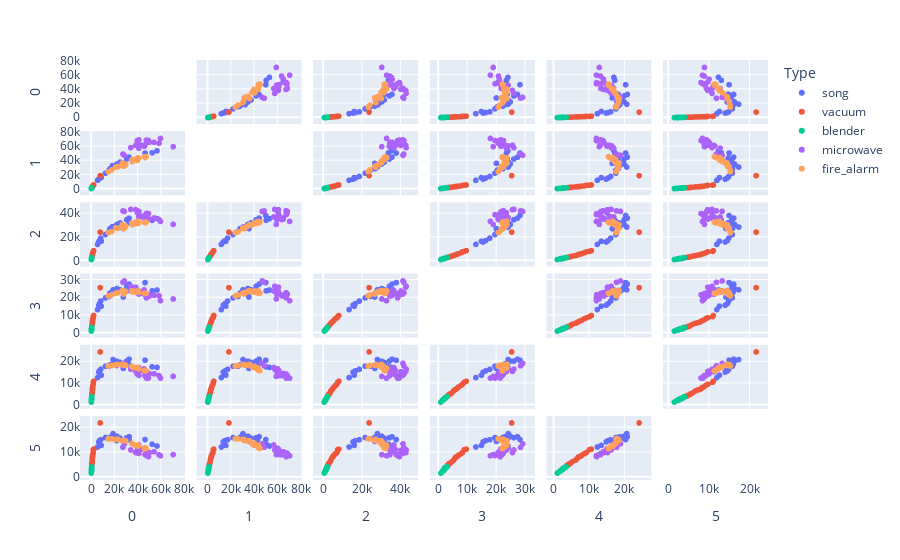

Notebook code cell kept with this figure:
### Code cell
import plotly.express as px

features = [0, 1, 2, 3 ,4 ,5]

fig = px.scatter_matrix(
    df,
    dimensions=features,
    color="Type"
)
fig.update_traces(diagonal_visible=False)
fig.show()

### Figure 1 — Plotly figure (JSON) as saved in the notebook; plotly's stock layout.template omitted (floating-point values rounded to 4 significant figures)
{"data": [{"diagonal": {"visible": false}, "dimensions": [{"axis": {"matches": true}, "label": "0", "values": [7247, 5581, 8738, 6604, 15444, 22306, 22042, 18388, 33018, 16301, 27828, 24990, 12415, 18964, 8235, 46589, 56944, 52735, 30738, 32778]}, {"axis": {"matches": true}, "label": "1", "values": [15304, 12084, 15954, 13714, 26446, 35067, 34830, 32706, 43273, 28262, 35931, 37787, 22182, 30790, 17458, 50470, 53612, 50781, 42087, 44698]}, {"axis": {"matches": true}, "label": "2", "values": [16877, 13606, 16291, 15658, 24724, 30550, 30122, 28652, 32000, 26999, 26982, 31837, 21977, 28329, 18918, 38106, 35520, 34052, 34545, 35896]}, {"axis": {"matches": true}, "label": "3", "values": [16596, 13189, 15128, 15696, 20644, 25133, 23211, 23300, 24018, 22565, 20303, 24401, 19821, 24380, 18023, 28492, 24299, 23802, 26367, 27628]}, {"axis": {"matches": true}, "label": "4", "values": [15642, 12553, 13663, 15057, 17822, 20146, 18124, 18934, 18465, 18465, 16785, 19564, 17831, 20907, 16346, 20571, 17253, 17507, 20178, 21071]}, {"axis": {"matches": true}, "label": "5", "values": [14628, 12036, 12667, 14096, 15369, 16400, 14579, 16108, 14855, 15890, 14286, 15624, 15843, 17433, 14957, 15045, 12433, 13139, 15765, 16195]}], "hovertemplate": "Type=song<br>%{xaxis.title.text}=%{x}<br>%{yaxis.title.text}=%{y}<extra></extra>", "legendgroup": "song", "marker": {"color": "#636efa", "symbol": "circle"}, "name": "song", "showlegend": true, "type": "splom"}, {"diagonal": {"visible": false}, "dimensions": [{"axis": {"matches": true}, "label": "0", "values": [7827, 714, 1820, 377, 810, 1198, 675, 1295, 615, 285, 1054, 1190, 1563, 1015, 1258, 1769, 2167, 725, 596, 624]}, {"axis": {"matches": true}, "label": "1", "values": [18638, 1864, 5204, 1088, 2368, 3237, 1877, 3827, 1705, 746, 2715, 3324, 4220, 2834, 3659, 4906, 5552, 2020, 1542, 1791]}, {"axis": {"matches": true}, "label": "2", "values": [24021, 2886, 7669, 1730, 3711, 5165, 2889, 5813, 2693, 1213, 4139, 4840, 6482, 4494, 5541, 7280, 8265, 3125, 2550, 2851]}, {"axis": {"matches": true}, "label": "3", "values": [25614, 3795, 9151, 2361, 4820, 6541, 3857, 7224, 3572, 1695, 5452, 6146, 8060, 5819, 6940, 8525, 9844, 4164, 3265, 3693]}, {"axis": {"matches": true}, "label": "4", "values": [24424, 4583, 10318, 2851, 5415, 7367, 4554, 8158, 4235, 1954, 6363, 7078, 8905, 6809, 7956, 9431, 10851, 4942, 3951, 4421]}, {"axis": {"matches": true}, "label": "5", "values": [21744, 5263, 10973, 3325, 6029, 8122, 5199, 8759, 4774, 2322, 6728, 7837, 9296, 7313, 8412, 9775, 11170, 5488, 4626, 4960]}], "hovertemplate": "Type=vacuum<br>%{xaxis.title.text}=%{x}<br>%{yaxis.title.text}=%{y}<extra></extra>", "legendgroup": "vacuum", "marker": {"color": "#EF553B", "symbol": "circle"}, "name": "vacuum", "showlegend": true, "type": "splom"}, {"diagonal": {"visible": false}, "dimensions": [{"axis": {"matches": true}, "label": "0", "values": [181, 431, 388, 465, 253, 342, 401, 474, 259, 385, 307, 282, 342, 430, 585, 318, 474, 384, 258, 430]}, {"axis": {"matches": true}, "label": "1", "values": [449, 1207, 1032, 1336, 759, 931, 1185, 1287, 757, 977, 755, 697, 931, 1010, 1699, 875, 1287, 1062, 758, 1249]}, {"axis": {"matches": true}, "label": "2", "values": [744, 1938, 1581, 2174, 1360, 1436, 1817, 1922, 1140, 1580, 1240, 1169, 1436, 1709, 2427, 1339, 1922, 1695, 1266, 1873]}, {"axis": {"matches": true}, "label": "3", "values": [1038, 2416, 2164, 2857, 1701, 1918, 2394, 2576, 1599, 2126, 1712, 1621, 1918, 2128, 3237, 1782, 2576, 2237, 1721, 2567]}, {"axis": {"matches": true}, "label": "4", "values": [1206, 3096, 2724, 3468, 2098, 2240, 2861, 3054, 1935, 2402, 2061, 2036, 2240, 2641, 3731, 2124, 3054, 2708, 1971, 2982]}, {"axis": {"matches": true}, "label": "5", "values": [1524, 3686, 3259, 3946, 2442, 2614, 3154, 3461, 2158, 2710, 2308, 2253, 2614, 2910, 3994, 2366, 3461, 3011, 2274, 3378]}], "hovertemplate": "Type=blender<br>%{xaxis.title.text}=%{x}<br>%{yaxis.title.text}=%{y}<extra></extra>", "legendgroup": "blender", "marker": {"color": "#00cc96", "symbol": "circle"}, "name": "blender", "showlegend": true, "type": "splom"}, {"diagonal": {"visible": false}, "dimensions": [{"axis": {"matches": true}, "label": "0", "values": [41181, 28702, 45825, 58688, 46059, 70912, 43169, 54400, 39920, 50362, 59967, 41297, 34257, 46579, 47753, 39832, 27522, 47831, 38548, 49582]}, {"axis": {"matches": true}, "label": "1", "values": [57333, 47355, 60634, 64126, 59977, 59470, 61551, 65560, 61124, 65585, 71063, 69037, 58149, 61997, 68725, 67965, 49075, 68094, 61371, 68141]}, {"axis": {"matches": true}, "label": "2", "values": [36925, 41628, 36503, 34729, 34501, 30610, 37656, 36018, 40545, 35094, 33089, 41524, 43280, 38050, 39879, 42164, 42020, 38841, 43078, 39793]}, {"axis": {"matches": true}, "label": "3", "values": [23762, 29424, 24366, 21043, 21875, 19212, 22436, 21320, 23722, 20893, 18229, 21994, 26386, 22332, 21573, 22760, 28687, 19843, 25867, 21633]}, {"axis": {"matches": true}, "label": "4", "values": [17213, 19128, 16599, 13471, 15292, 13090, 15908, 14280, 15275, 14423, 12296, 13564, 16456, 13497, 13422, 14197, 18006, 12296, 15420, 12358]}, {"axis": {"matches": true}, "label": "5", "values": [12851, 13332, 11511, 8889, 11301, 8967, 11023, 10115, 10762, 9817, 8478, 9465, 10834, 9003, 9212, 9697, 11916, 8586, 9780, 8121]}], "hovertemplate": "Type=microwave<br>%{xaxis.title.text}=%{x}<br>%{yaxis.title.text}=%{y}<extra></extra>", "legendgroup": "microwave", "marker": {"color": "#ab63fa", "symbol": "circle"}, "name": "microwave", "showlegend": true, "type": "splom"}, {"diagonal": {"visible": false}, "dimensions": [{"axis": {"matches": true}, "label": "0", "values": [40446, 35100, 35721, 14942, 41034, 46776, 47448, 23375, 46060, 17860, 28087, 38980, 21191, 29333, 26933, 29965, 14942, 40001, 40384, 37855]}, {"axis": {"matches": true}, "label": "1", "values": [43966, 40753, 38530, 24205, 42994, 44090, 45263, 31480, 45372, 26661, 31893, 41253, 30614, 33260, 36500, 34916, 24205, 40125, 43557, 41826]}, {"axis": {"matches": true}, "label": "2", "values": [33161, 31541, 30228, 23612, 31674, 31814, 32372, 27272, 32536, 24455, 26976, 31166, 27543, 28107, 30364, 29120, 23612, 31376, 32863, 32239]}, {"axis": {"matches": true}, "label": "3", "values": [23838, 23744, 23172, 20946, 22935, 22376, 22380, 22804, 22489, 21487, 22018, 23032, 22480, 22897, 23996, 23498, 20946, 23220, 23550, 23594]}, {"axis": {"matches": true}, "label": "4", "values": [16937, 17803, 17443, 17890, 16570, 15947, 15711, 18611, 15736, 18162, 18288, 17178, 18527, 18379, 18708, 18173, 17890, 17202, 16900, 17172]}, {"axis": {"matches": true}, "label": "5", "values": [12738, 13482, 13315, 15344, 12475, 11734, 11442, 15085, 11427, 15312, 14647, 12694, 15075, 14624, 14580, 14475, 15344, 12746, 12369, 12772]}], "hovertemplate": "Type=fire_alarm<br>%{xaxis.title.text}=%{x}<br>%{yaxis.title.text}=%{y}<extra></extra>", "legendgroup": "fire_alarm", "marker": {"color": "#FFA15A", "symbol": "circle"}, "name": "fire_alarm", "showlegend": true, "type": "splom"}], "layout": {"dragmode": "select", "legend": {"title": {"text": "Type"}, "tracegroupgap": 0}, "margin": {"t": 60}}}
